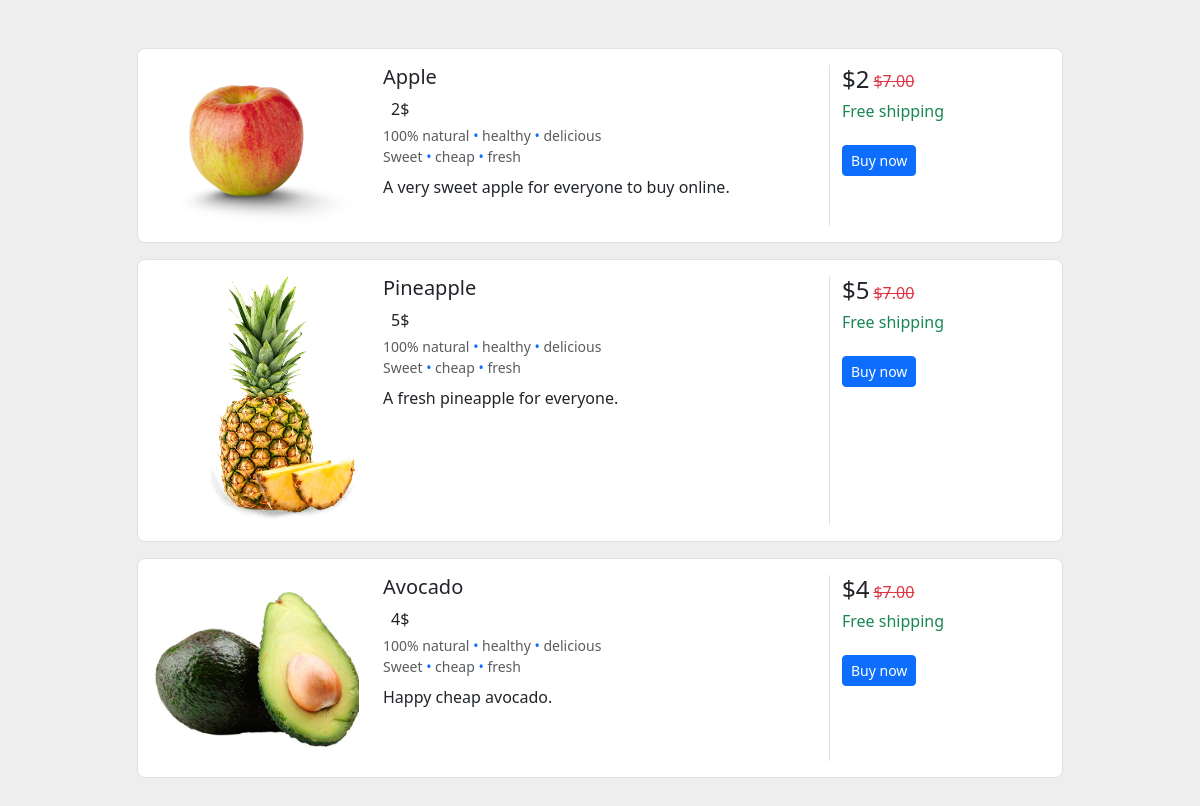
The page / on the database its author committed.
### payments/models.py (models this page shows)
class Product(models.Model):
    name = models.CharField(max_length=30)
    price = models.IntegerField()
    api = models.CharField(max_length=50)
    description = models.TextField()

### payments/views.py (the view)
# urls.py: 2. Add a URL to urlpatterns:  path('', views.home, name='home')
def home(request):
    products = Product.objects.all()
    return render(request, 'checkout.html',{"products":products})

### payments/templates/checkout.html (shortened to what this page needs)
<!DOCTYPE html>
<html>
  {% include "head.html" %}
  <body>
    <section style="background-color: #eee;">
      <div class="container py-5">
        {% for product in products %}
          <div class="row justify-content-center mb-3">
            <div class="col-md-12 col-xl-10">
              <div class="card shadow-0 border rounded-3">
                <div class="card-body">
                  <div class="row">
                    <div class="col-md-12 col-lg-3 col-xl-3 mb-4 mb-lg-0">
                      <div class="bg-image hover-zoom ripple rounded ripple-surface">
                        <img src="/static/{{product.id}}.jpg"
                          class="w-100" />
                      </div>
                    </div>
                    <div class="col-md-6 col-lg-6 col-xl-6">
                      <h5>{{product.name}}</h5>
                      <div class="d-flex flex-row">
                        <span>{{product.price}}$</span>
                      </div>
                      <div class="mt-1 mb-0 text-muted small">
                        <span>100% natural</span>
                        <span class="text-primary"> • </span>
                        <span>healthy</span>
                        <span class="text-primary"> • </span>
                        <span>delicious<br /></span>
                      </div>
                      <div class="mb-2 text-muted small">
                        <span>Sweet</span>
                        <span class="text-primary"> • </span>
                        <span>cheap</span>
                        <span class="text-primary"> • </span>
                        <span>fresh<br /></span>
                      </div>
                      <p class="text-truncate mb-4 mb-md-0">
                        {{product.description}}
                      </p>
                    </div>
                    <div class="col-md-6 col-lg-3 col-xl-3 border-sm-start-none border-start">
                      <div class="d-flex flex-row align-items-center mb-1">
                        <h4 class="mb-1 me-1">${{product.price}}</h4>
                        <span class="text-danger"><s>$7.00</s></span>
                      </div>
                      <h6 class="text-success">Free shipping</h6>
                      <div class="d-flex flex-column mt-4">
                        <a href={% url 'checkout' product.id %}>
                          <button class="btn btn-primary btn-sm" type="button">Buy now</button>
                        </a>
                      </div>
                    </div>
                  </div>
                </div>
              </div>
            </div>
          </div>
        {% endfor %}
      </div>
    </section>
  </body>
</html>

### payments/templates/head.html (shortened to what this page needs)
  <head>
    {% load static %}
    <link href="https://cdn.jsdelivr.net/npm/bootstrap@5.3.0/dist/css/bootstrap.min.css" rel="stylesheet">
  </head>

### rows shown on the page
Product: shows a picture, name "Apple", price "2", description "A very sweet apple for everyone to buy online."
Product: shows a picture, name "Pineapple", price "5", description "A fresh pineapple for everyone."
Product: shows a picture, name "Avocado", price "4", description "Happy cheap avocado."
